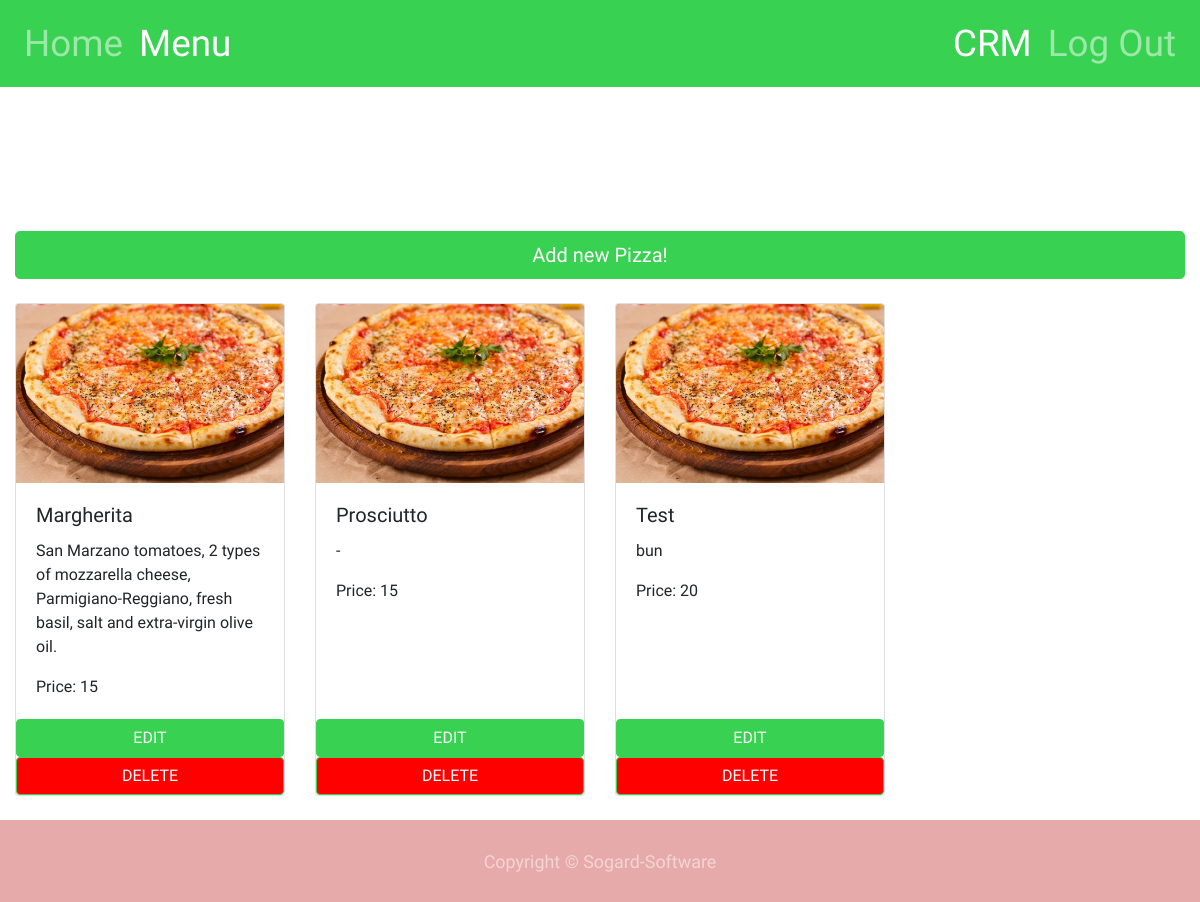
The page /menu/ (signed in) on the database its author committed.
### main/models.py (models this page shows, shortened)
class Pizzas(models.Model):
    name = models.CharField(max_length=200)
    description = models.TextField() # Ingredients n stuff
    photo = models.ImageField(upload_to='main/img', default='main/img/pizza.jpg')
    price = models.IntegerField(default=15)
    class Meta:
        verbose_name_plural = "Pizzas"

### main/views.py (the view)
# urls.py: path("menu/", views.menu, name="menu"),
def menu(request):
	pizzas = Pizzas.objects.all()
	context = {"pizzas":pizzas, "staff":"yes"}
	if request.user.is_staff:
		return render(request, "main/menu_staff.html", context)
	else:
		return render(request, "main/menu.html", context)

### main/templates/main/menu_staff.html (shortened to what this page needs)
{% extends "main/base.html" %}
{% load static %}
{% block body %}
<br>
<br><br><br><br><br>
<a href="/add_new_pizza" class="btn btn-primary btn-lg btn-block" role="button">Add new Pizza!</a>
<br>
<div class="row row-cols-1 row-cols-md-4">
    {% for pizza in pizzas %}
        <div class="col mb-4">
            <div class="card h-100 overlay">
                <img src="/static/{{pizza.photo}}" class="card-img-top" alt="...">
                <div class="card-body">
                <h5 class="card-title" id="{{ forloop.counter0 }}">{{pizza.name}}</h5>
                <p class="card-text">{{pizza.description}}</p>
                <p class="card-text">Price: {{pizza.price}}</p>
                </div>
                <button onclick="update_func()" class="btn btn-primary">EDIT</button>
                <button onclick="delete_func('{{pizza.id}}')" class="btn btn-primary" style="background-color: red;">DELETE</button>
            </div>
        </div>
    {% endfor %}
</div>
{% endblock %}

### rows shown on the page
Pizzas: photo (picture), name "Margherita", description "San Marzano tomatoes, 2 types of mozzarella cheese, Parmigiano-Reggiano, fresh basil, salt and extra-virgin olive oil.", price "15"
Pizzas: photo (picture), name "Prosciutto", description "-", price "15"
Pizzas: photo (picture), name "Test", description "bun", price "20"
